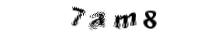
#> input picture test_flins_api/Util/test.jpg, 200 x 34 px
$ python captcha_word.py
#> lines starting #> are read from the running program, lines starting #| are printed output that depends on the picture; after the words box and inside, x2 and y2 are one past the last pixel; in counts of white or black regions, pixels touching at a corner belong together
# -*- coding:utf-8 -*-
import os
import pytesseract
from PIL import Image
from collections import defaultdict

# tesseract.exe所在的文件路径
pytesseract.pytesseract.tesseract_cmd = 'E:/Program Files (x86)/Tesseract-OCR/tesseract.exe'


# 获取图片中像素点数量最多的像素
def get_threshold(image):
    pixel_dict = defaultdict(int)

    # 像素及该像素出现次数的字典
    rows, cols = image.size
    for i in range(rows):
        for j in range(cols):
            pixel = image.getpixel((i, j))
            pixel_dict[pixel] += 1

    count_max = max(pixel_dict.values())  # 获取像素出现出多的次数
    pixel_dict_reverse = {v: k for k, v in pixel_dict.items()}
    threshold = pixel_dict_reverse[count_max]  # 获取出现次数最多的像素点

    return threshold


# 按照阈值进行二值化处理
# threshold: 像素阈值
def get_bin_table(threshold):
    # 获取灰度转二值的映射table
    table = []
    for i in range(256):
        rate = 0.1  # 在threshold的适当范围内进行处理
        if threshold * (1 - rate) <= i <= threshold * (1 + rate):
            table.append(1)
        else:
            table.append(0)
    return table


# 去掉二值化处理后的图片中的噪声点
def cut_noise(image):
    rows, cols = image.size  # 图片的宽度和高度
    change_pos = []  # 记录噪声点位置

    # 遍历图片中的每个点，除掉边缘
    for i in range(1, rows - 1):
        for j in range(1, cols - 1):
            # pixel_set用来记录该店附近的黑色像素的数量
            pixel_set = []
            # 取该点的邻域为以该点为中心的九宫格
            for m in range(i - 1, i + 2):
                for n in range(j - 1, j + 2):
                    if image.getpixel((m, n)) != 1:  # 1为白色,0位黑色
                        pixel_set.append(image.getpixel((m, n)))

            # 如果该位置的九宫内的黑色数量小于等于4，则判断为噪声
            if len(pixel_set) <= 4:
                change_pos.append((i, j))

    # 对相应位置进行像素修改，将噪声处的像素置为1（白色）
    for pos in change_pos:
        image.putpixel(pos, 1)

    return image  # 返回修改后的图片


# 识别图片中的数字加字母
# 传入参数为图片路径，返回结果为：识别结果
def OCR_lmj(img_path):
    image = Image.open(img_path)  # 打开图片文件
    imgry = image.convert('L')  # 转化为灰度图

    # 获取图片中的出现次数最多的像素，即为该图片的背景
    max_pixel = get_threshold(imgry)

    # 将图片进行二值化处理
    table = get_bin_table(threshold=max_pixel)
    out = imgry.point(table, '1')

    # 去掉图片中的噪声（孤立点）
    out = cut_noise(out)

    # 保存图片
    # out.save('E://figures/img_gray.jpg')

    # 仅识别图片中的数字
    # text = pytesseract.image_to_string(out, config='digits')
    # 识别图片中的数字和字母
    text = pytesseract.image_to_string(out)

    # 去掉识别结果中的特殊字符
    exclude_char_list = ' .:\\|\'\"?![],()~@#$%^&*_+-={};<>/¥'
    text = ''.join([x for x in text if x not in exclude_char_list])
    # print(text)

    return text


def main(img_name):
    # 识别指定文件目录下的图片
    # 图片存放目录figures
    # dir = 'E:/figures'
    #
    # correct_count = 0  # 图片总数
    # total_count = 0  # 识别正确的图片数量
    #
    # # 遍历figures下的png,jpg文件
    # for file in os.listdir(dir):
    #     if file.endswith('.png') or file.endswith('.jpg'):
    #         # print(file)
    #         image_path = '%s/%s' % (dir, file)  # 图片路径
    #
    #         answer = file.split('.')[0]  # 图片名称，即图片中的正确文字
    #         recognizition = OCR_lmj(image_path)  # 图片识别的文字结果
    #
    #         print((answer, recognizition))
    #         if recognizition == answer:  # 如果识别结果正确，则total_count加1
    #             correct_count += 1
    #
    #         total_count += 1
    #
    # print('Total count: %d, correct: %d.' % (total_count, correct_count))

    # 单张图片识别
    image_path = img_name
    word = OCR_lmj(image_path)
#> in OCR_lmj, image is the input picture: PIL image 200x34 RGB; min 0, max 255, mean 235.5
#> after the loop in get_threshold, `for i in range(rows):`: pixel_dict = 245 items
#> in get_threshold, `count_max = max(pixel_dict.values())`: count_max = 5283
#> in get_threshold, `pixel_dict_reverse = {v: k for k, v in pixel_dict.items()}`: pixel_dict_reverse = 26 items
#> in get_threshold, `threshold = pixel_dict_reverse[count_max]`: threshold = 255
#> after the loop in get_bin_table, `for i in range(256):`: table = 256 values from 0 to 1
#> in OCR_lmj, `out = imgry.point(table, '1')`:
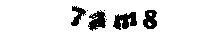
#> out: PIL image 200x34 1; 87.6% white; 7 black regions (3 under 20 px), largest, box (x1, y1, x2, y2) and area: (113, 12, 137, 30) 274, (88, 10, 106, 31) 228, (143, 10, 157, 29) 195, (71, 6, 86, 26) 145
#> after the loop in cut_noise, `for i in range(1, rows - 1):`: change_pos = 5478 pairs, first value 1 to 198, second value 1 to 32
#> the loop in cut_noise, `for pos in change_pos:` made 5478 passes
#> pos on passes 1 to 3: (1, 1), (1, 2), (1, 3)
#> after the loop in cut_noise, `for pos in change_pos:`:
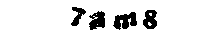
#> image: PIL image 200x34 1; 88.1% white; 4 black regions, box (x1, y1, x2, y2) and area: (113, 12, 137, 30) 266, (89, 11, 105, 30) 212, (143, 10, 157, 29) 193, (71, 7, 86, 26) 135
    return word


if __name__ == '__main__':
    main('test.jpg')
#> (the call stopped at in OCR_lmj, `text = pytesseract.image_to_string(out)`: pytesseract is not available in this run)
